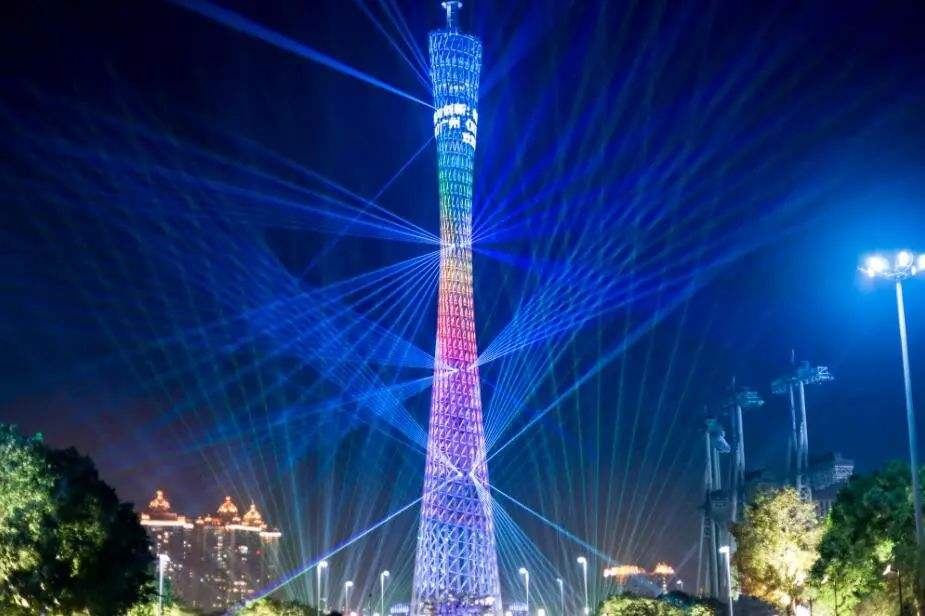
#> input picture day04/1.jpg, 925 x 616 px
$ jupyter execute --allow-errors '图像基本处理（PIL）.ipynb'
#> lines starting #> are read from the running program, lines starting #| are printed output that depends on the picture
# 灰度图，颜色相反

[cell 1]
# 灰度图计算方式：Grey = 0.299*R + 0.587*G + 0.114*B
# 优化后 Grey = （306*R+601*G + 116*B） >> 10

# 颜色反转： [255, 255, 255] - im (im = Image.open("dir")

[cell 2]
from PIL import Image
#> (the rest of this cell did not finish here and is left out)

#> (a cell that did not finish here is left out)

[cell 4]
import numpy as np
#> (the rest of this cell did not finish here and is left out)

#> (a cell that did not finish here is left out)

#> (a cell that did not finish here is left out)

#> (a cell that did not finish here is left out)

#> (a cell that did not finish here is left out)

#> (a cell that did not finish here is left out)

#> (a cell that did not finish here is left out)

[cell 11]
im = np.array(Image.open("1.jpg").convert('L'))
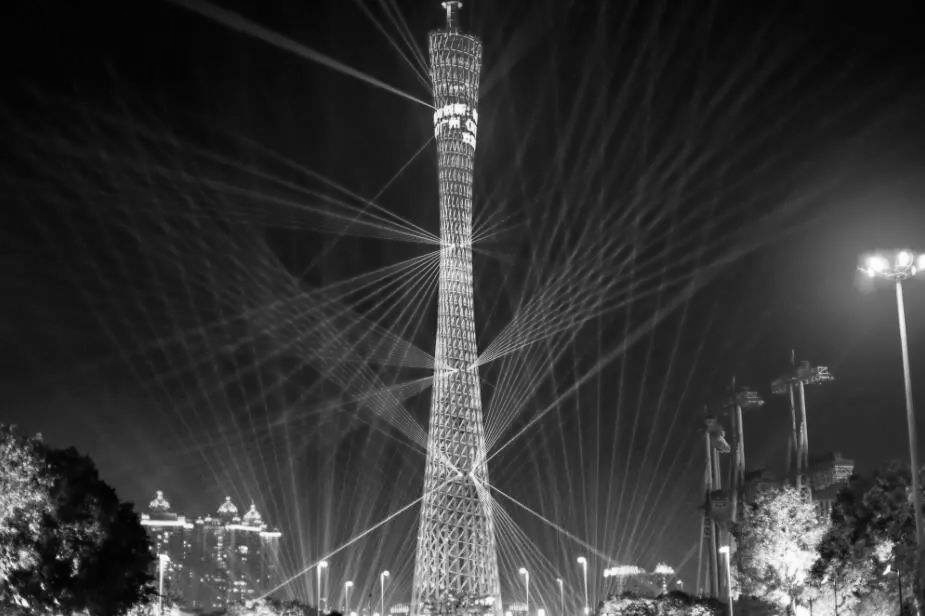
#> im: shape (616, 925); min 0, max 255, mean 53.5

[cell 12]
Image.open("1.jpg").convert('L') # 转化为灰度图

[cell 13]
im

[cell 14]
c = (100/255)*im + 150   # 区间转换1
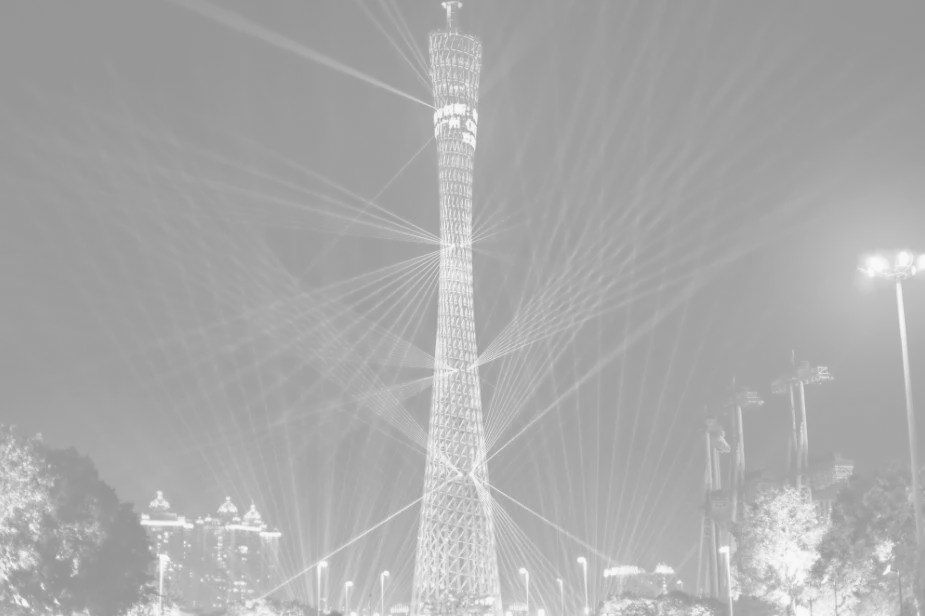
#> c: shape (616, 925) float64; min 150, max 250, mean 171
im1 = Image.fromarray(c.astype('uint8'))
im1

[cell 15]
c = 255*(im/255)**2    # 区间转换2
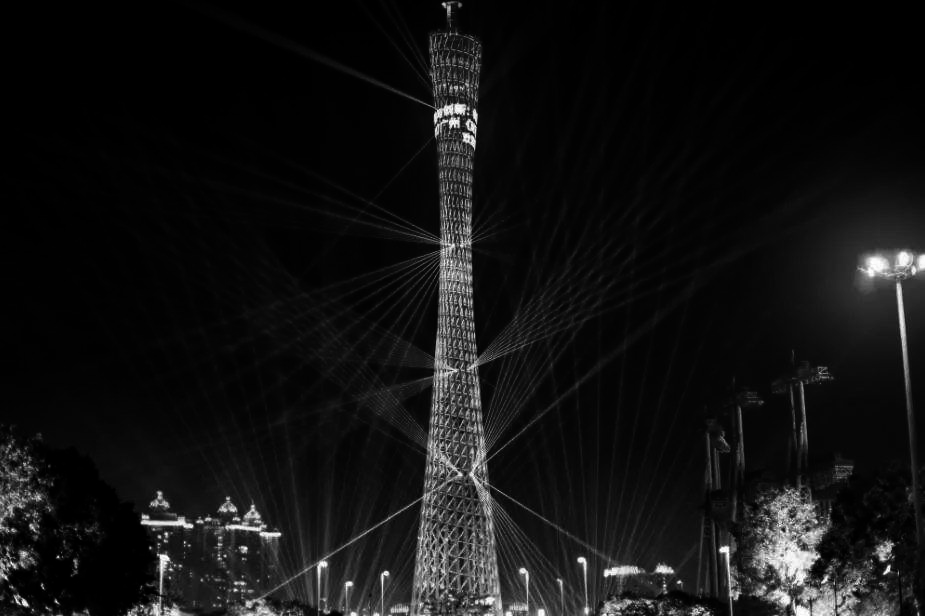
#> c: shape (616, 925) float64; min 0, max 255, mean 19.1
im2 = Image.fromarray(c.astype('uint8'))
im2

$ run again, with day04/2.jpg copied over day04/1.jpg
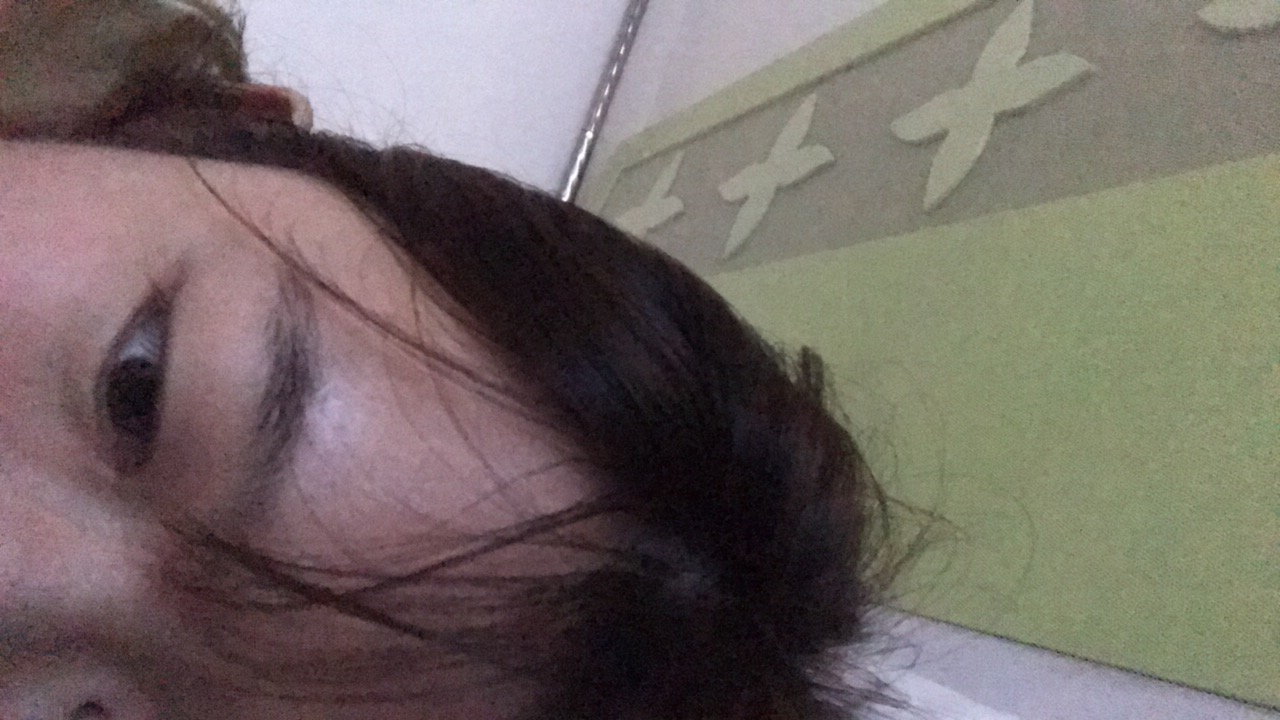
#> input picture day04/2.jpg, 1280 x 720 px
#> `c = (100/255)*im + 150`:
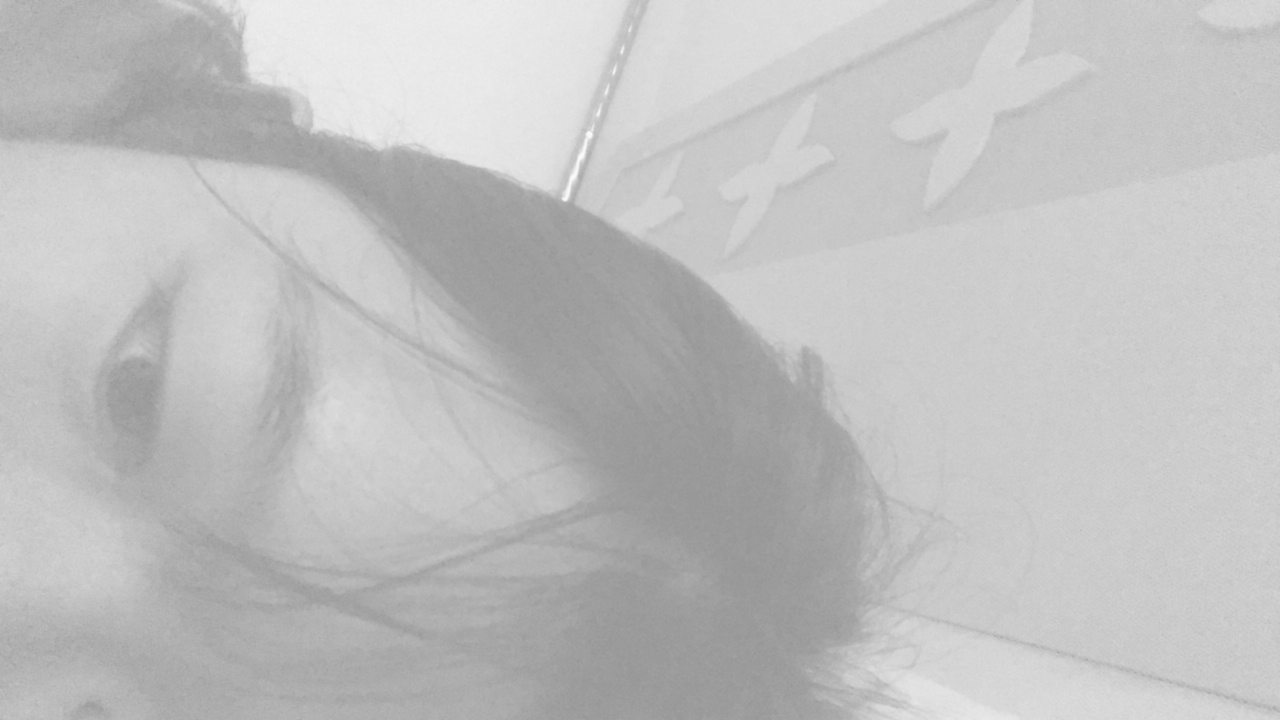
#> c: shape (720, 1280) float64; min 150.4, max 249.6, mean 192.1
#> `c = 255*(im/255)**2`:
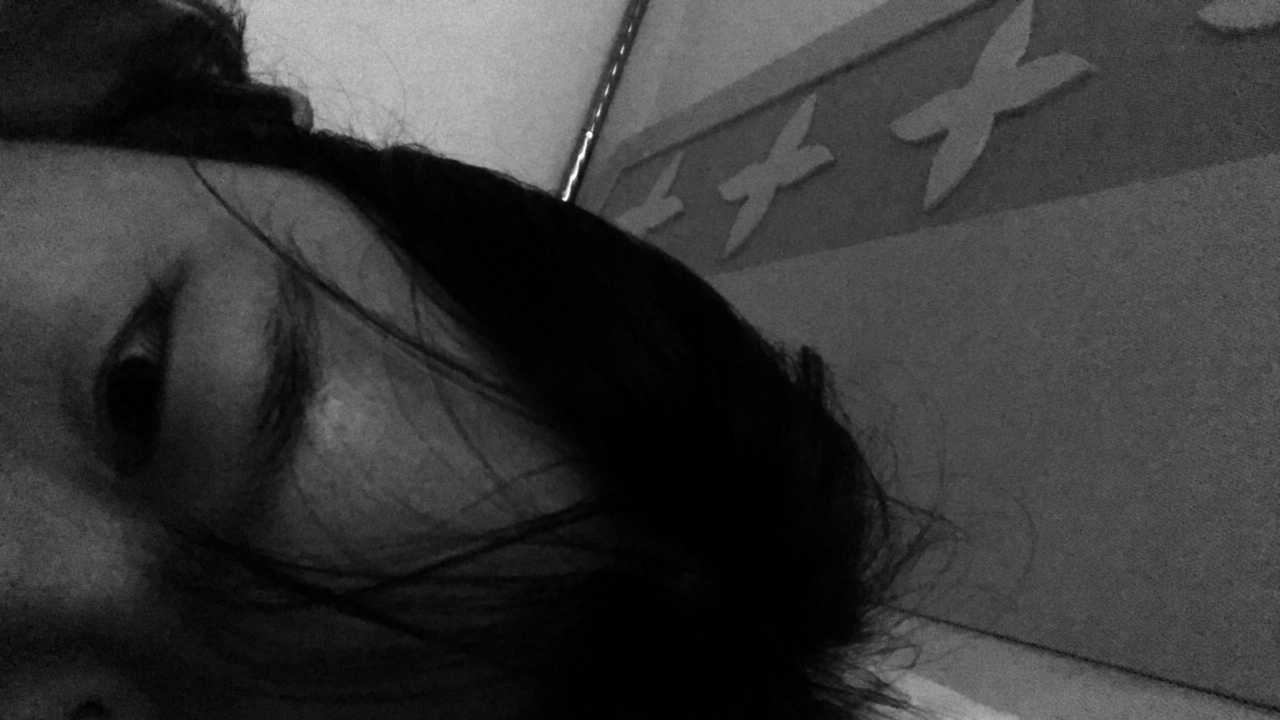
#> c: shape (720, 1280) float64; min 0.00392, max 253, mean 56.1
